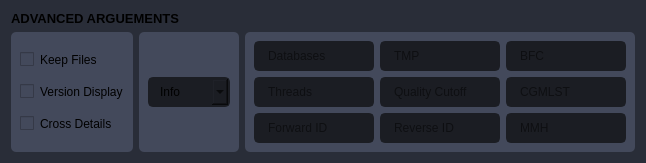
                     <widget class="QFrame" name="frame_div_content_4">
                      <property name="minimumSize">
                       <size>
                        <width>0</width>
                        <height>110</height>
                       </size>
                      </property>
                      <property name="maximumSize">
                       <size>
                        <width>16777215</width>
                        <height>250</height>
                       </size>
                      </property>
                      <property name="styleSheet">
                       <string notr="true">background-color: rgb(41, 45, 56);
border-radius: 5px;
</string>
                      </property>
                      <property name="frameShape">
                       <enum>QFrame::NoFrame</enum>
                      </property>
                      <property name="frameShadow">
                       <enum>QFrame::Raised</enum>
                      </property>
                      <layout class="QGridLayout" name="gridLayout_4" rowstretch="0,3">
                       <item row="1" column="1">
                        <widget class="QFrame" name="frame_div_content_6">
                         <property name="minimumSize">
                          <size>
                           <width>0</width>
                           <height>110</height>
                          </size>
                         </property>
                         <property name="maximumSize">
                          <size>
                           <width>16777215</width>
                           <height>250</height>
                          </size>
                         </property>
                         <property name="styleSheet">
                          <string notr="true">background-color:rgb(67, 73, 91);
border-radius: 5px;
</string>
                         </property>
                         <property name="frameShape">
                          <enum>QFrame::NoFrame</enum>
                         </property>
                         <property name="frameShadow">
                          <enum>QFrame::Raised</enum>
                         </property>
                         <layout class="QVBoxLayout" name="verticalLayout_13">
                          <item>
                           <widget class="QComboBox" name="verbosityDropdownMenu">
                            <property name="font">
                             <font>
                              <family>Segoe UI</family>
                              <pointsize>9</pointsize>
                             </font>
                            </property>
                            <property name="autoFillBackground">
                             <bool>false</bool>
                            </property>
                            <property name="styleSheet">
                             <string notr="true">QComboBox{
	background-color: rgb(27, 29, 35);
	border-radius: 5px;
	border: 2px solid rgb(27, 29, 35);
	padding: 5px;
	padding-left: 10px;
}
QComboBox:hover{
	border: 2px solid rgb(64, 71, 88);
}
QComboBox QAbstractItemView {
	color: rgb(85, 170, 255);	
	background-color: rgb(27, 29, 35);
	padding: 10px;
	selection-background-color: rgb(39, 44, 54);
}</string>
                            </property>
                            <property name="iconSize">
                             <size>
                              <width>16</width>
                              <height>16</height>
                             </size>
                            </property>
                            <property name="frame">
                             <bool>true</bool>
                            </property>
                            <item>
                             <property name="text">
                              <string>Info</string>
                             </property>
                            </item>
                            <item>
                             <property name="text">
                              <string>Debug</string>
                             </property>
                            </item>
                            <item>
                             <property name="text">
                              <string>Warning</string>
                             </property>
                            </item>
                           </widget>
                          </item>
                         </layout>
                        </widget>
                       </item>
                       <item row="1" column="0">
                        <widget class="QFrame" name="frame_div_content_5">
                         <property name="minimumSize">
                          <size>
                           <width>0</width>
                           <height>110</height>
                          </size>
                         </property>
                         <property name="maximumSize">
                          <size>
                           <width>16777215</width>
                           <height>250</height>
                          </size>
                         </property>
                         <property name="styleSheet">
                          <string notr="true">background-color:rgb(67, 73, 91);
border-radius: 5px;
</string>
                         </property>
                         <property name="frameShape">
                          <enum>QFrame::NoFrame</enum>
                         </property>
                         <property name="frameShadow">
                          <enum>QFrame::Raised</enum>
                         </property>
                         <layout class="QVBoxLayout" name="verticalLayout_12">
                          <item>
                           <widget class="QCheckBox" name="keepCheckBox">
                            <property name="autoFillBackground">
                             <bool>false</bool>
                            </property>
                            <property name="styleSheet">
                             <string notr="true"/>
                            </property>
                            <property name="text">
                             <string>Keep Files</string>
                            </property>
                           </widget>
                          </item>
                          <item>
                           <widget class="QCheckBox" name="versionCheckBox">
                            <property name="autoFillBackground">
                             <bool>false</bool>
                            </property>
                            <property name="styleSheet">
                             <string notr="true"/>
                            </property>
                            <property name="text">
                             <string>Version Display</string>
                            </property>
                           </widget>
                          </item>
                          <item>
                           <widget class="QCheckBox" name="crossDetailsCheckBox">
                            <property name="autoFillBackground">
                             <bool>false</bool>
                            </property>
                            <property name="styleSheet">
                             <string notr="true"/>
                            </property>
                            <property name="text">
                             <string>Cross Details</string>
                            </property>
                           </widget>
                          </item>
                         </layout>
                        </widget>
                       </item>
                       <item row="1" column="2">
                        <widget class="QFrame" name="frame_div_content_7">
                         <property name="minimumSize">
                          <size>
                           <width>0</width>
                           <height>110</height>
                          </size>
                         </property>
                         <property name="maximumSize">
                          <size>
                           <width>16777215</width>
                           <height>250</height>
                          </size>
                         </property>
                         <property name="styleSheet">
                          <string notr="true">background-color:rgb(67, 73, 91);
border-radius: 5px;
</string>
                         </property>
                         <property name="frameShape">
                          <enum>QFrame::NoFrame</enum>
                         </property>
                         <property name="frameShadow">
                          <enum>QFrame::Raised</enum>
                         </property>
                         <layout class="QGridLayout" name="gridLayout_3">
                          <item row="1" column="0">
                           <widget class="QLineEdit" name="threadsInput">
                            <property name="minimumSize">
                             <size>
                              <width>0</width>
                              <height>30</height>
                             </size>
                            </property>
                            <property name="styleSheet">
                             <string notr="true">QLineEdit {
	background-color: rgb(27, 29, 35);
	border-radius: 5px;
	border: 2px solid rgb(27, 29, 35);
	padding-left: 10px;
}
QLineEdit:hover {
	border: 2px solid rgb(64, 71, 88);
}
QLineEdit:focus {
	border: 2px solid rgb(91, 101, 124);
}</string>
                            </property>
                            <property name="placeholderText">
                             <string>Threads</string>
                            </property>
                           </widget>
                          </item>
                          <item row="2" column="1">
                           <widget class="QLineEdit" name="reverseInput">
                            <property name="minimumSize">
                             <size>
                              <width>0</width>
                              <height>30</height>
                             </size>
                            </property>
                            <property name="styleSheet">
                             <string notr="true">QLineEdit {
	background-color: rgb(27, 29, 35);
	border-radius: 5px;
	border: 2px solid rgb(27, 29, 35);
	padding-left: 10px;
}
QLineEdit:hover {
	border: 2px solid rgb(64, 71, 88);
}
QLineEdit:focus {
	border: 2px solid rgb(91, 101, 124);
}</string>
                            </property>
                            <property name="placeholderText">
                             <string>Reverse ID</string>
                            </property>
                           </widget>
                          </item>
                          <item row="2" column="2">
                           <widget class="QLineEdit" name="MMHInput">
                            <property name="minimumSize">
                             <size>
                              <width>0</width>
                              <height>30</height>
                             </size>
                            </property>
                            <property name="styleSheet">
                             <string notr="true">QLineEdit {
	background-color: rgb(27, 29, 35);
	border-radius: 5px;
	border: 2px solid rgb(27, 29, 35);
	padding-left: 10px;
}
QLineEdit:hover {
	border: 2px solid rgb(64, 71, 88);
}
QLineEdit:focus {
	border: 2px solid rgb(91, 101, 124);
}</string>
                            </property>
                            <property name="placeholderText">
                             <string>MMH</string>
                            </property>
                           </widget>
                          </item>
                          <item row="0" column="2">
                           <widget class="QLineEdit" name="baseFractionInput">
                            <property name="minimumSize">
                             <size>
                              <width>0</width>
                              <height>30</height>
                             </size>
                            </property>
                            <property name="styleSheet">
                             <string notr="true">QLineEdit {
	background-color: rgb(27, 29, 35);
	border-radius: 5px;
	border: 2px solid rgb(27, 29, 35);
	padding-left: 10px;
}
QLineEdit:hover {
	border: 2px solid rgb(64, 71, 88);
}
QLineEdit:focus {
	border: 2px solid rgb(91, 101, 124);
}</string>
                            </property>
                            <property name="placeholderText">
                             <string>BFC</string>
                            </property>
                           </widget>
                          </item>
                          <item row="2" column="0">
                           <widget class="QLineEdit" name="forwardInput">
                            <property name="minimumSize">
                             <size>
                              <width>0</width>
                              <height>30</height>
                             </size>
                            </property>
                            <property name="styleSheet">
                             <string notr="true">QLineEdit {
	background-color: rgb(27, 29, 35);
	border-radius: 5px;
	border: 2px solid rgb(27, 29, 35);
	padding-left: 10px;
}
QLineEdit:hover {
	border: 2px solid rgb(64, 71, 88);
}
QLineEdit:focus {
	border: 2px solid rgb(91, 101, 124);
}</string>
                            </property>
                            <property name="placeholderText">
                             <string>Forward ID</string>
                            </property>
                           </widget>
                          </item>
                          <item row="0" column="1">
                           <widget class="QLineEdit" name="TMPInput">
                            <property name="minimumSize">
                             <size>
                              <width>0</width>
                              <height>30</height>
                             </size>
                            </property>
                            <property name="styleSheet">
                             <string notr="true">QLineEdit {
	background-color: rgb(27, 29, 35);
	border-radius: 5px;
	border: 2px solid rgb(27, 29, 35);
	padding-left: 10px;
}
QLineEdit:hover {
	border: 2px solid rgb(64, 71, 88);
}
QLineEdit:focus {
	border: 2px solid rgb(91, 101, 124);
}</string>
                            </property>
                            <property name="placeholderText">
                             <string>TMP</string>
                            </property>
                           </widget>
                          </item>
                          <item row="1" column="1">
                           <widget class="QLineEdit" name="qualityInput">
                            <property name="minimumSize">
                             <size>
                              <width>0</width>
                              <height>30</height>
                             </size>
                            </property>
                            <property name="styleSheet">
                             <string notr="true">QLineEdit {
	background-color: rgb(27, 29, 35);
	border-radius: 5px;
	border: 2px solid rgb(27, 29, 35);
	padding-left: 10px;
}
QLineEdit:hover {
	border: 2px solid rgb(64, 71, 88);
}
QLineEdit:focus {
	border: 2px solid rgb(91, 101, 124);
}</string>
                            </property>
                            <property name="placeholderText">
                             <string>Quality Cutoff</string>
                            </property>
                           </widget>
                          </item>
                          <item row="0" column="0">
                           <widget class="QLineEdit" name="databaseInput">
                            <property name="minimumSize">
                             <size>
                              <width>0</width>
                              <height>30</height>
                             </size>
                            </property>
                            <property name="styleSheet">
                             <string notr="true">QLineEdit {
	background-color: rgb(27, 29, 35);
	border-radius: 5px;
	border: 2px solid rgb(27, 29, 35);
	padding-left: 10px;
}
QLineEdit:hover {
	border: 2px solid rgb(64, 71, 88);
}
QLineEdit:focus {
	border: 2px solid rgb(91, 101, 124);
}</string>
                            </property>
                            <property name="placeholderText">
                             <string>Databases</string>
                            </property>
                           </widget>
                          </item>
                          <item row="1" column="2">
                           <widget class="QLineEdit" name="cgmlstInput">
                            <property name="minimumSize">
                             <size>
                              <width>0</width>
                              <height>30</height>
                             </size>
                            </property>
                            <property name="styleSheet">
                             <string notr="true">QLineEdit {
	background-color: rgb(27, 29, 35);
	border-radius: 5px;
	border: 2px solid rgb(27, 29, 35);
	padding-left: 10px;
}
QLineEdit:hover {
	border: 2px solid rgb(64, 71, 88);
}
QLineEdit:focus {
	border: 2px solid rgb(91, 101, 124);
}</string>
                            </property>
                            <property name="placeholderText">
                             <string>CGMLST</string>
                            </property>
                           </widget>
                          </item>
                         </layout>
                        </widget>
                       </item>
                       <item row="0" column="0" colspan="3" alignment="Qt::AlignBottom">
                        <widget class="QLabel" name="labelBoxAdvancedArguements">
                         <property name="font">
                          <font>
                           <family>Segoe UI</family>
                           <pointsize>10</pointsize>
                           <weight>75</weight>
                           <bold>true</bold>
                          </font>
                         </property>
                         <property name="styleSheet">
                          <string notr="true"/>
                         </property>
                         <property name="text">
                          <string>ADVANCED ARGUEMENTS</string>
                         </property>
                        </widget>
                       </item>
                      </layout>
                     </widget>
